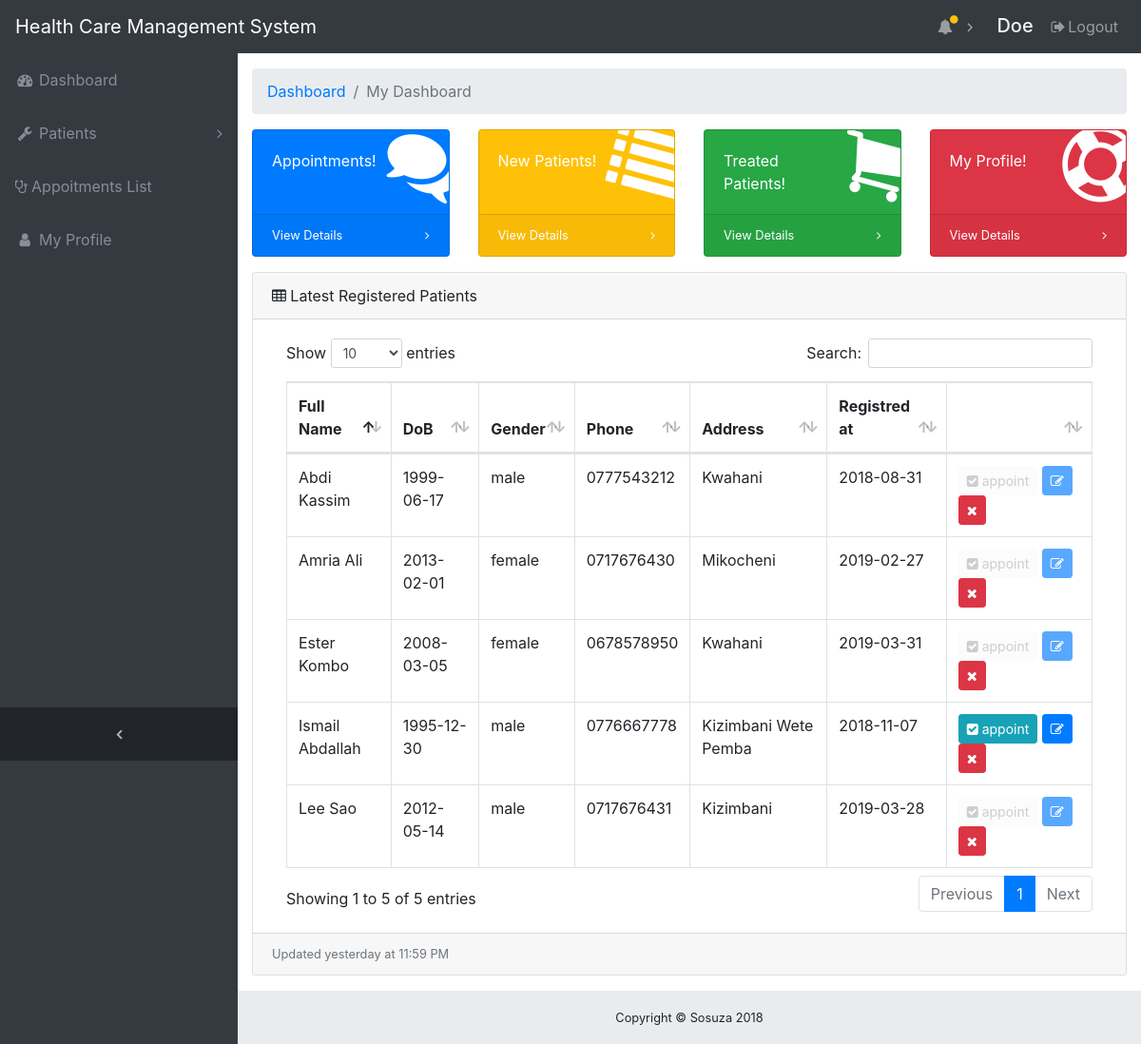
The app's page /receiption/index.php (signed in) with its own data.
### tables this page shows
CREATE TABLE `patient` (
  `patient_id` int(11) NOT NULL,
  `fname` varchar(100) NOT NULL,
  `lname` varchar(25) NOT NULL,
  `status` varchar(100) NOT NULL,
  `regNumber` varchar(100) NOT NULL,
  `address` varchar(30) NOT NULL,
  `phone` varchar(15) NOT NULL,
  `email` varchar(30) NOT NULL,
  `dob` date NOT NULL,
  `gender` varchar(10) NOT NULL,
  `regDate` date NOT NULL,
  `code` int(15) NOT NULL,
  `treated` int(11) NOT NULL DEFAULT '0'
);

### receiption/index.php (the view)
<?php include 'header.php'; ?>
  <div class="content-wrapper">
    <div class="container-fluid">
      <ol class="breadcrumb">
        <li class="breadcrumb-item">
          <a href="#">Dashboard</a>
        </li>
        <li class="breadcrumb-item active">My Dashboard</li>
      </ol>
      <div class="row">
        <div class="col-xl-3 col-sm-6 mb-3">
          <div class="card text-white bg-primary o-hidden h-100">
            <div class="card-body">
              <div class="card-body-icon">
                <i class="fa fa-fw fa-comments"></i>
              </div>
              <div class="mr-5">Appointments!</div>
            </div>
            <a class="card-footer text-white clearfix small z-1" href="appointments.php">
              <span class="float-left">View Details</span>
              <span class="float-right">
                <i class="fa fa-angle-right"></i>
              </span>
            </a>
          </div>
        </div>
        <div class="col-xl-3 col-sm-6 mb-3">
          <div class="card text-white bg-warning o-hidden h-100">
            <div class="card-body">
              <div class="card-body-icon">
                <i class="fa fa-fw fa-list"></i>
              </div>
              <div class="mr-5">New Patients!</div>
            </div>
            <a class="card-footer text-white clearfix small z-1" href="patient_list.php">
              <span class="float-left">View Details</span>
              <span class="float-right">
                <i class="fa fa-angle-right"></i>
              </span>
            </a>
          </div>
        </div>
        <div class="col-xl-3 col-sm-6 mb-3">
          <div class="card text-white bg-success o-hidden h-100">
            <div class="card-body">
              <div class="card-body-icon">
                <i class="fa fa-fw fa-shopping-cart"></i>
              </div>
              <div class="mr-5">Treated Patients!</div>
            </div>
            <a class="card-footer text-white clearfix small z-1" href="patient_list.php?treated">
              <span class="float-left">View Details</span>
              <span class="float-right">
                <i class="fa fa-angle-right"></i>
              </span>
            </a>
          </div>
        </div>
        <div class="col-xl-3 col-sm-6 mb-3">
          <div class="card text-white bg-danger o-hidden h-100">
            <div class="card-body">
              <div class="card-body-icon">
                <i class="fa fa-fw fa-support"></i>
              </div>
              <div class="mr-5">My Profile!</div>
            </div>
            <a class="card-footer text-white clearfix small z-1" href="profile.php">
              <span class="float-left">View Details</span>
              <span class="float-right">
                <i class="fa fa-angle-right"></i>
              </span>
            </a>
          </div>
        </div>
      </div>
      <div class="card mb-3">
        <div class="card-header">
          <i class="fa fa-table"></i> Latest Registered Patients</div>
        <div class="card-body">
          <div class="table-responsive">
            <table class="table table-bordered" id="dataTable" width="100%" cellspacing="0">
              <thead>
                <tr>
                  <th>Full Name</th>
                  <th>DoB</th>
                  <th>Gender</th>
                  <th>Phone</th>
                  <th>Address</th>
                  <th>Registred at</th>
                  <th width="18%"></th>
                </tr>
              </thead>
              <tbody>
                <?php
                include 'includes/config.php';
                $sql = mysqli_query($con, "SELECT * FROM patient ORDER BY patient_id DESC LIMIT 5");
                while($data = mysqli_fetch_assoc($sql)){?>
                  <tr>
                    <td><?php echo $data['fname']." ".$data['lname']; ?></td>
                    <td><?php echo $data['dob']; ?></td>
                    <td><?php echo $data['gender']; ?></td>
                    <td><?php echo $data['phone']; ?></td>
                    <td><?php echo $data['address']; ?></td>
                    <td><?php echo $data['regDate']; ?></td>
                    <td>
                      <?php if ($data['treated'] == 1): ?>
                        <button disabled class="btn btn-default btn-sm" title="edit" onclick="make_appoint(<?php echo $data['patient_id']; ?>)">
                        <i class="fa fa-check-square"></i> appoint</button>
                      <button disabled class="btn btn-primary btn-sm" title="You can't edit treated Patient">
                        <i class="fa fa-edit"></i>
                        </button>
                      <a href="includes/manage_pat.php?act=delete_pat&id=<?php echo $data['patient_id']; ?>" class="btn btn-danger btn-sm" title="Edit Patient Infomation">
                        <i class="fa fa-remove"></i>
                      </a>
                      <?php else: ?>
                        <button class="btn btn-info btn-sm" title="edit" onclick="make_appoint(<?php echo $data['patient_id']; ?>)">
                        <i class="fa fa-check-square"></i> appoint</button>
                        <a href="edit_pat.php?act=edit_pat&id=<?php echo $data['patient_id']; ?>" class="btn btn-primary btn-sm" title="Edit Patient Infomation">
                        <i class="fa fa-edit"></i>
                      </a>
                      <a href="includes/manage_pat.php?act=delete_pat&id=<?php echo $data['patient_id']; ?>" class="btn btn-danger btn-sm" title="Edit Patient Infomation">
                        <i class="fa fa-remove"></i>
                      </a>
                      <?php endif ?>
                    </td>
                  </tr>
               <?php } ?>
              </tbody>
            </table>
          </div>
        </div>
        <div class="card-footer small text-muted">Updated yesterday at 11:59 PM</div>
      </div>
    </div>
    <?php include 'footer.php'?>

### receiption/header.php (shortened to what this page needs)
<!DOCTYPE html>
<html lang="en">
<head>
  <link href="vendor/bootstrap/css/bootstrap.min.css" rel="stylesheet">
  <link href="vendor/font-awesome/css/font-awesome.min.css" rel="stylesheet" type="text/css">
  <link href="vendor/datatables/dataTables.bootstrap4.css" rel="stylesheet">
  <link href="css/sb-admin.css" rel="stylesheet">
</head>
<body class="fixed-nav sticky-footer bg-dark" id="page-top">
  <nav class="navbar navbar-expand-lg navbar-dark bg-dark fixed-top" id="mainNav">
    <a class="navbar-brand" href="index.php">Health Care Management System</a>
    <div class="collapse navbar-collapse" id="navbarResponsive">
      <ul class="navbar-nav navbar-sidenav" id="exampleAccordion">
        <li class="nav-item" data-toggle="tooltip" data-placement="right" title="Dashboard">
          <a class="nav-link" href="index.php">
            <i class="fa fa-fw fa-dashboard"></i>
            <span class="nav-link-text">Dashboard</span>
          </a>
        </li>
        <li class="nav-item" data-toggle="tooltip" data-placement="right" title="Patients">
          <a class="nav-link nav-link-collapse collapsed" data-toggle="collapse" href="#collapseComponents" data-parent="#exampleAccordion">
            <i class="fa fa-fw fa-wrench"></i>
            <span class="nav-link-text">Patients</span>
          </a>
        </li>
        <li class="nav-item" data-toggle="tooltip" data-placement="right" title="Appoitments">
          <a class="nav-link" href="appointments.php">
            <i class="fa fa-stethoscope"></i>
            <span class="nav-link-text">Appoitments List</span>
          </a>
        </li>
         <li class="nav-item" data-toggle="tooltip" data-placement="right" title="Profile">
          <a class="nav-link" href="profile.php">
            <i class="fa fa-fw fa-user"></i>
            <span class="nav-link-text">My Profile</span>
          </a>
        </li>
      </ul>
      <ul class="navbar-nav sidenav-toggler">
        <li class="nav-item">
          <a class="nav-link text-center" id="sidenavToggler">
            <i class="fa fa-fw fa-angle-left"></i>
          </a>
        </li>
      </ul>
      <ul class="navbar-nav ml-auto">
        <li class="nav-item dropdown">
          <a class="nav-link dropdown-toggle mr-lg-2" id="alertsDropdown" href="#" data-toggle="dropdown" aria-haspopup="true" aria-expanded="false">
            <i class="fa fa-fw fa-bell"></i>
            <span class="indicator text-warning d-none d-lg-block">
              <i class="fa fa-fw fa-circle"></i>
            </span>
          </a>
        </li>
        <li class="nav-item">
          <form class="form-inline my-2 my-lg-0 mr-lg-2">
            <h5 style="margin-top: 7px; color: #f4f4f4"><?php echo $_SESSION['username']; ?></h5>
          </form>
        </li>
        <li class="nav-item">
          <a class="nav-link" data-toggle="modal" data-target="#exampleModal">
            <i class="fa fa-fw fa-sign-out"></i>Logout</a>
        </li>
      </ul>
    </div>
  </nav>

### receiption/footer.php (shortened to what this page needs)
<footer class="sticky-footer">
      <div class="container">
        <div class="text-center">
          <small>Copyright © Sosuza 2018</small>
        </div>
      </div>
    </footer>
  </div>
</body>
</html>

### receiption/css/sb-admin.css (style rules this page uses)
html { position: relative; min-height: 100%; }
body { overflow-x: hidden; }
body.sticky-footer { margin-bottom: 56px; }
body.sticky-footer .content-wrapper { min-height: calc(100vh - 56px - 56px); }
body.fixed-nav { padding-top: 56px; }
.content-wrapper { min-height: calc(100vh - 56px); padding-top: 1rem; }
.o-hidden { overflow: hidden !important; }
.z-1 { z-index: 1; }
#mainNav .navbar-collapse { overflow: auto; max-height: 75vh; }
#mainNav .navbar-collapse .navbar-nav .nav-item .nav-link { cursor: pointer; }
#mainNav .navbar-collapse .navbar-sidenav .nav-link-collapse:after { float: right; content: '\f107'; font-family: 'FontAwesome'; }
#mainNav .navbar-collapse .navbar-sidenav .nav-link-collapse.collapsed:after { content: '\f105'; }
#mainNav .navbar-collapse .sidenav-toggler { display: none; }
#mainNav .navbar-collapse .navbar-nav > .nav-item.dropdown > .nav-link { position: relative; min-width: 45px; }
#mainNav .navbar-collapse .navbar-nav > .nav-item.dropdown > .nav-link:after { float: right; width: auto; content: '\f105'; border: none; font-family: 'FontAwesome'; }
#mainNav .navbar-collapse .navbar-nav > .nav-item.dropdown > .nav-link .indicator { position: absolute; top: 5px; left: 21px; font-size: 10px; }
@media (min-width: 992px) { #mainNav .navbar-brand { width: 250px; } }
@media (min-width: 992px) { #mainNav .navbar-collapse { overflow: visible; max-height: none; } }
@media (min-width: 992px) { #mainNav .navbar-collapse .navbar-sidenav { position: absolute; top: 0; left: 0; -webkit-flex-direction: column; -ms-flex-direction: column; flex-direction: column; margin-top: 56px; } }
@media (min-width: 992px) { #mainNav .navbar-collapse .navbar-sidenav > .nav-item { width: 250px; padding: 0; } }
@media (min-width: 992px) { #mainNav .navbar-collapse .navbar-sidenav > .nav-item > .nav-link { padding: 1em; } }
@media (min-width: 992px) { #mainNav .navbar-collapse .navbar-nav > .nav-item.dropdown > .nav-link { min-width: 0; } }
@media (min-width: 992px) { #mainNav .navbar-collapse .navbar-nav > .nav-item.dropdown > .nav-link:after { width: 24px; text-align: center; } }
#mainNav.fixed-top .sidenav-toggler { display: none; }
@media (min-width: 992px) { #mainNav.fixed-top .navbar-sidenav { height: calc(100vh - 112px); } }
@media (min-width: 992px) { #mainNav.fixed-top .sidenav-toggler { position: absolute; top: 0; left: 0; display: flex; -webkit-flex-direction: column; -ms-flex-direction: column; flex-direction: column; margin-top: calc(100vh - 56px); } }
@media (min-width: 992px) { #mainNav.fixed-top .sidenav-toggler > .nav-item { width: 250px; padding: 0; } }
@media (min-width: 992px) { #mainNav.fixed-top .sidenav-toggler > .nav-item > .nav-link { padding: 1em; } }
#mainNav.fixed-top.navbar-dark .sidenav-toggler { background-color: #212529; }
#mainNav.fixed-top.navbar-dark .sidenav-toggler a i { color: #adb5bd; }
.content-wrapper { overflow-x: hidden; background: white; }
@media (min-width: 992px) { .content-wrapper { margin-left: 250px; } }
#sidenavToggler i { font-weight: 800; }
#mainNav.navbar-dark .navbar-collapse .navbar-sidenav .nav-link-collapse:after { color: #868e96; }
#mainNav.navbar-dark .navbar-collapse .navbar-sidenav > .nav-item > .nav-link { color: #868e96; }
#mainNav.navbar-dark .navbar-collapse .navbar-nav > .nav-item.dropdown > .nav-link:after { color: #adb5bd; }
@media (min-width: 992px) { #mainNav.navbar-dark .navbar-collapse .navbar-sidenav { background: #343a40; } }
.card-body-icon { position: absolute; z-index: 0; top: -25px; right: -25px; font-size: 5rem; -webkit-transform: rotate(15deg); -ms-transform: rotate(15deg); transform: rotate(15deg); }
footer.sticky-footer { position: absolute; right: 0; bottom: 0; width: 100%; height: 56px; background-color: #e9ecef; line-height: 55px; }
@media (min-width: 992px) { footer.sticky-footer { width: calc(100% - 250px); } }

### records on screen
patient: fname "Ester", lname "Kombo", dob "2008-03-05", gender "female", phone "0678578950", address "Kwahani", regDate "2019-03-31"
patient: fname "Lee", lname "Sao", dob "2012-05-14", gender "male", phone "0717676431", address "Kizimbani", regDate "2019-03-28"
patient: fname "Amria", lname "Ali", dob "2013-02-01", gender "female", phone "0717676430", address "Mikocheni", regDate "2019-02-27"
patient: fname "Ismail", lname "Abdallah", dob "1995-12-30", gender "male", phone "0776667778", address "Kizimbani Wete Pemba", regDate "2018-11-07"
patient: fname "Abdi", lname "Kassim", dob "1999-06-17", gender "male", phone "0777543212", address "Kwahani", regDate "2018-08-31"

### other values on screen
$_SESSION['username'] "Doe"
